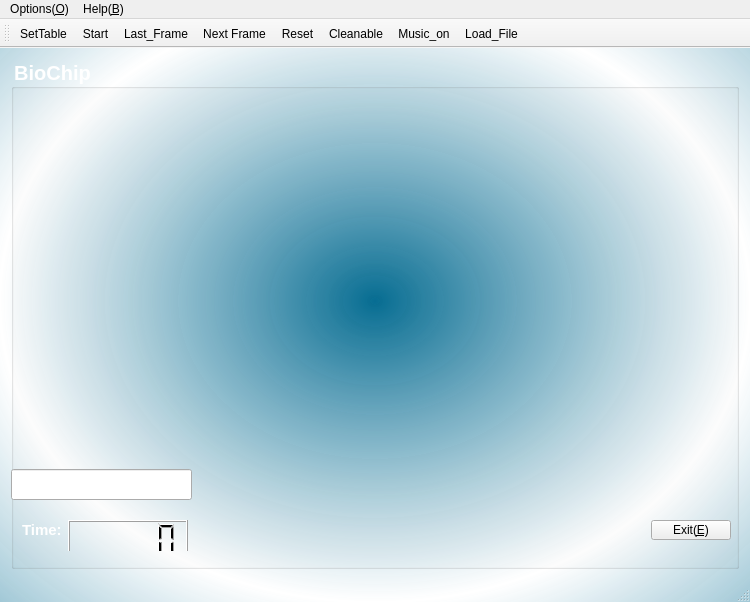
<?xml version="1.0" encoding="UTF-8"?>
<ui version="4.0">
 <class>MainWindow</class>
 <widget class="QMainWindow" name="MainWindow">
  <property name="geometry">
   <rect>
    <x>0</x>
    <y>0</y>
    <width>750</width>
    <height>602</height>
   </rect>
  </property>
  <property name="windowTitle">
   <string>MainWindow</string>
  </property>
  <property name="styleSheet">
   <string notr="true">#centralWidget{
border-image: url(:/image/C:/Users/lenovo/Desktop/icons/background.jpg);
}
#MainWindow{
background-color: qradialgradient(spread:reflect, cx:0.5, cy:0.5, radius:0.5, fx:0.5, fy:0.5, stop:0 rgba(0, 106, 145, 214), stop:1 rgba(255, 255, 255, 255));
}</string>
  </property>
  <widget class="QWidget" name="centralWidget">
   <property name="styleSheet">
    <string notr="true">#centralWidget{
border-image: url(:/image/icons/background.jpg);
}
</string>
   </property>
   <layout class="QGridLayout" name="gridLayout">
    <item row="0" column="0">
     <widget class="QGroupBox" name="groupBox">
      <property name="maximumSize">
       <size>
        <width>16777215</width>
        <height>16777215</height>
       </size>
      </property>
      <property name="font">
       <font>
        <pointsize>15</pointsize>
        <weight>75</weight>
        <bold>true</bold>
       </font>
      </property>
      <property name="styleSheet">
       <string notr="true">#groupBox{
color: rgb(255, 255, 255);
}</string>
      </property>
      <property name="title">
       <string>BioChip</string>
      </property>
      <widget class="QWidget" name="layoutWidget">
       <property name="geometry">
        <rect>
         <x>0</x>
         <y>450</y>
         <width>731</width>
         <height>42</height>
        </rect>
       </property>
       <layout class="QHBoxLayout" name="horizontalLayout">
        <item>
         <widget class="QLabel" name="label">
          <property name="font">
           <font>
            <pointsize>11</pointsize>
            <weight>75</weight>
            <bold>true</bold>
           </font>
          </property>
          <property name="styleSheet">
           <string notr="true">color: rgb(255, 255, 255);</string>
          </property>
          <property name="text">
           <string>Time:</string>
          </property>
         </widget>
        </item>
        <item>
         <widget class="QLCDNumber" name="lcdNumber">
          <property name="minimumSize">
           <size>
            <width>120</width>
            <height>40</height>
           </size>
          </property>
          <property name="font">
           <font>
            <pointsize>10</pointsize>
            <weight>75</weight>
            <bold>true</bold>
           </font>
          </property>
          <property name="styleSheet">
           <string notr="true">color: rgb(0, 0, 0);</string>
          </property>
         </widget>
        </item>
        <item>
         <spacer name="horizontalSpacer">
          <property name="orientation">
           <enum>Qt::Horizontal</enum>
          </property>
          <property name="sizeHint" stdset="0">
           <size>
            <width>40</width>
            <height>20</height>
           </size>
          </property>
         </spacer>
        </item>
        <item>
         <widget class="QPushButton" name="pushButton">
          <property name="text">
           <string>Exit(&amp;E)</string>
          </property>
         </widget>
        </item>
       </layout>
      </widget>
      <widget class="QLineEdit" name="lineEdit">
       <property name="geometry">
        <rect>
         <x>0</x>
         <y>410</y>
         <width>181</width>
         <height>31</height>
        </rect>
       </property>
      </widget>
     </widget>
    </item>
   </layout>
  </widget>
  <widget class="QMenuBar" name="menuBar">
   <property name="geometry">
    <rect>
     <x>0</x>
     <y>0</y>
     <width>750</width>
     <height>26</height>
    </rect>
   </property>
   <widget class="QMenu" name="menuOptions">
    <property name="title">
     <string>Options(&amp;O)</string>
    </property>
    <addaction name="actionSet_Row_and_Column"/>
    <addaction name="actionStart"/>
    <addaction name="actionStop"/>
    <addaction name="actionLast_Step"/>
    <addaction name="actionNext_Step"/>
    <addaction name="actionReset"/>
    <addaction name="actionPlay"/>
    <addaction name="actionOpen_File"/>
   </widget>
   <widget class="QMenu" name="menuHelp">
    <property name="title">
     <string>Help(&amp;B)</string>
    </property>
    <addaction name="actionAbout"/>
    <addaction name="actionHelp_H"/>
   </widget>
   <addaction name="menuOptions"/>
   <addaction name="menuHelp"/>
  </widget>
  <widget class="QToolBar" name="mainToolBar">
   <attribute name="toolBarArea">
    <enum>TopToolBarArea</enum>
   </attribute>
   <attribute name="toolBarBreak">
    <bool>false</bool>
   </attribute>
   <addaction name="actionSetTable"/>
   <addaction name="actionStart_2"/>
   <addaction name="actionLast_Frame"/>
   <addaction name="actionNext_Frame"/>
   <addaction name="actionReset_2"/>
   <addaction name="actionCleanable"/>
   <addaction name="actionMusic_on"/>
   <addaction name="actionOpen_File_2"/>
  </widget>
  <widget class="QStatusBar" name="statusBar"/>
  <action name="actionAbout">
   <property name="text">
    <string>About(&amp;A)</string>
   </property>
  </action>
  <action name="actionStart">
   <property name="text">
    <string>Start(&amp;S)</string>
   </property>
  </action>
  <action name="actionStop">
   <property name="text">
    <string>Stop(&amp;E)</string>
   </property>
  </action>
  <action name="actionLast_Step">
   <property name="text">
    <string>Last Step(L)</string>
   </property>
  </action>
  <action name="actionNext_Step">
   <property name="text">
    <string>Next Step(N)</string>
   </property>
  </action>
  <action name="actionReset">
   <property name="text">
    <string>Reset(R)</string>
   </property>
  </action>
  <action name="actionPlay">
   <property name="text">
    <string>Play Video(P)</string>
   </property>
  </action>
  <action name="actionOpen_File">
   <property name="text">
    <string>Load File(L)</string>
   </property>
  </action>
  <action name="actionStart_2">
   <property name="checkable">
    <bool>true</bool>
   </property>
   <property name="icon">
    <iconset resource="image.qrc">
     <normaloff>:/image/icons/begin.png</normaloff>:/image/icons/begin.png</iconset>
   </property>
   <property name="text">
    <string>Start</string>
   </property>
   <property name="toolTip">
    <string>Start the process</string>
   </property>
  </action>
  <action name="actionReset_2">
   <property name="icon">
    <iconset resource="image.qrc">
     <normaloff>:/image/icons/reset_1.jpg</normaloff>:/image/icons/reset_1.jpg</iconset>
   </property>
   <property name="text">
    <string>Reset</string>
   </property>
   <property name="toolTip">
    <string>Reset the Process</string>
   </property>
  </action>
  <action name="actionCleanable">
   <property name="checkable">
    <bool>true</bool>
   </property>
   <property name="icon">
    <iconset resource="image.qrc">
     <normaloff>:/image/icons/broom_on.png</normaloff>:/image/icons/broom_on.png</iconset>
   </property>
   <property name="text">
    <string>Cleanable</string>
   </property>
   <property name="toolTip">
    <string>The DMFB can be cleaned.</string>
   </property>
  </action>
  <action name="actionNext_Frame">
   <property name="icon">
    <iconset resource="image.qrc">
     <normaloff>:/image/icons/next.jpg</normaloff>:/image/icons/next.jpg</iconset>
   </property>
   <property name="text">
    <string>Next Frame</string>
   </property>
   <property name="toolTip">
    <string>Show Next Frame</string>
   </property>
  </action>
  <action name="actionLast_Frame">
   <property name="icon">
    <iconset resource="image.qrc">
     <normaloff>:/image/icons/back_1.jpg</normaloff>:/image/icons/back_1.jpg</iconset>
   </property>
   <property name="text">
    <string>Last_Frame</string>
   </property>
   <property name="toolTip">
    <string>Show the last frame.</string>
   </property>
  </action>
  <action name="actionMusic_on">
   <property name="checkable">
    <bool>true</bool>
   </property>
   <property name="icon">
    <iconset resource="image.qrc">
     <normaloff>:/image/icons/Music-icon.png</normaloff>:/image/icons/Music-icon.png</iconset>
   </property>
   <property name="text">
    <string>Music_on</string>
   </property>
   <property name="toolTip">
    <string>Turn on the music.</string>
   </property>
  </action>
  <action name="actionOpen_File_2">
   <property name="icon">
    <iconset resource="image.qrc">
     <normaloff>:/image/icons/openfile.jpg</normaloff>:/image/icons/openfile.jpg</iconset>
   </property>
   <property name="text">
    <string>Load_File</string>
   </property>
   <property name="toolTip">
    <string>Open and read the input file.</string>
   </property>
  </action>
  <action name="actionSetTable">
   <property name="icon">
    <iconset resource="image.qrc">
     <normaloff>:/image/icons/settable.png</normaloff>:/image/icons/settable.png</iconset>
   </property>
   <property name="text">
    <string>SetTable</string>
   </property>
   <property name="toolTip">
    <string>Set the row and column of table</string>
   </property>
  </action>
  <action name="actionSet_Row_and_Column">
   <property name="text">
    <string>Set Row and Column(&amp;M)</string>
   </property>
  </action>
  <action name="actionHelp_H">
   <property name="text">
    <string>Help(&amp;H)</string>
   </property>
  </action>
 </widget>
 <layoutdefault spacing="6" margin="11"/>
 <resources>
  <include location="image.qrc"/>
 </resources>
 <connections/>
</ui>
